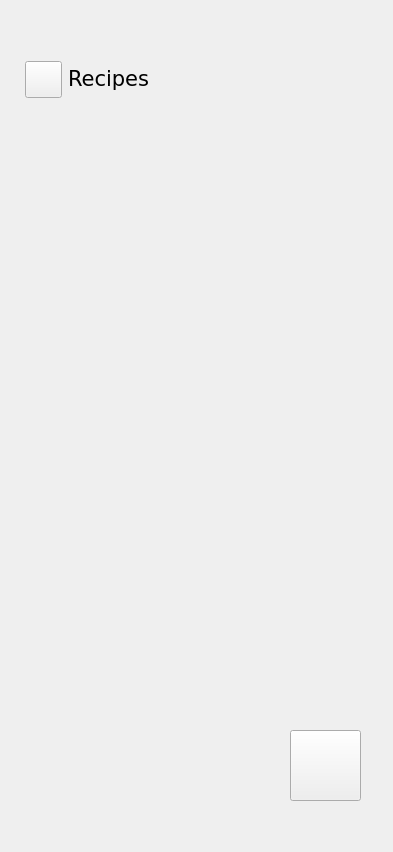
<?xml version="1.0" encoding="UTF-8"?>
<ui version="4.0">
 <class>RecipeMain</class>
 <widget class="QMainWindow" name="RecipeMain">
  <property name="geometry">
   <rect>
    <x>0</x>
    <y>0</y>
    <width>393</width>
    <height>852</height>
   </rect>
  </property>
  <property name="minimumSize">
   <size>
    <width>393</width>
    <height>852</height>
   </size>
  </property>
  <property name="maximumSize">
   <size>
    <width>393</width>
    <height>852</height>
   </size>
  </property>
  <property name="windowTitle">
   <string>MainWindow</string>
  </property>
  <widget class="QWidget" name="MainMenu">
   <property name="minimumSize">
    <size>
     <width>393</width>
     <height>852</height>
    </size>
   </property>
   <property name="maximumSize">
    <size>
     <width>393</width>
     <height>852</height>
    </size>
   </property>
   <widget class="QStackedWidget" name="RecipeList">
    <property name="geometry">
     <rect>
      <x>0</x>
      <y>0</y>
      <width>394</width>
      <height>851</height>
     </rect>
    </property>
    <property name="sizePolicy">
     <sizepolicy hsizetype="Preferred" vsizetype="Preferred">
      <horstretch>0</horstretch>
      <verstretch>0</verstretch>
     </sizepolicy>
    </property>
    <property name="currentIndex">
     <number>0</number>
    </property>
    <widget class="QWidget" name="page">
     <widget class="QPushButton" name="homeButton">
      <property name="geometry">
       <rect>
        <x>25</x>
        <y>61</y>
        <width>37</width>
        <height>37</height>
       </rect>
      </property>
      <property name="styleSheet">
       <string notr="true">border-image: url(:/images/backBttn.png);
</string>
      </property>
      <property name="text">
       <string/>
      </property>
     </widget>
     <widget class="QLabel" name="Recipes">
      <property name="geometry">
       <rect>
        <x>68</x>
        <y>58</y>
        <width>301</width>
        <height>41</height>
       </rect>
      </property>
      <property name="font">
       <font>
        <family>Verdana</family>
        <pointsize>16</pointsize>
       </font>
      </property>
      <property name="text">
       <string>Recipes</string>
      </property>
     </widget>
     <widget class="QPushButton" name="addButton">
      <property name="geometry">
       <rect>
        <x>290</x>
        <y>730</y>
        <width>71</width>
        <height>71</height>
       </rect>
      </property>
      <property name="styleSheet">
       <string notr="true">border-image: url(:/images/Group 22.png);</string>
      </property>
      <property name="text">
       <string/>
      </property>
     </widget>
     <widget class="QWidget" name="recipeList" native="true">
      <property name="geometry">
       <rect>
        <x>0</x>
        <y>128</y>
        <width>391</width>
        <height>673</height>
       </rect>
      </property>
      <property name="styleSheet">
       <string notr="true">
background:none;
background-color:transparent;</string>
      </property>
      <layout class="QGridLayout" name="gridLayout">
       <property name="leftMargin">
        <number>10</number>
       </property>
       <property name="topMargin">
        <number>10</number>
       </property>
       <property name="rightMargin">
        <number>10</number>
       </property>
       <property name="bottomMargin">
        <number>10</number>
       </property>
       <property name="spacing">
        <number>5</number>
       </property>
       <item row="0" column="0">
        <widget class="QScrollArea" name="scrollArea">
         <property name="styleSheet">
          <string notr="true">QScrollBar:vertical {
                border: none;
                background: #f0f0f0;
                width: 8px;
                margin: 10px 0 10px 0;
                border-radius: 4px;
            }
            QScrollBar::handle:vertical {
                background: #a0a0a0;
                min-height: 20px;
                border-radius: 4px;
            }
            QScrollBar::add-line:vertical, QScrollBar::sub-line:vertical {
                background: none;
            }
QScrollArea {
    border: none;
}

QScrollBar:horizontal {
    border: none;
    background: none;
    height: 0;
}
</string>
         </property>
         <property name="widgetResizable">
          <bool>true</bool>
         </property>
         <widget class="QWidget" name="scrollAreaWidgetContents">
          <property name="geometry">
           <rect>
            <x>0</x>
            <y>0</y>
            <width>371</width>
            <height>653</height>
           </rect>
          </property>
          <layout class="QGridLayout" name="gridLayout_2">
           <item row="0" column="0">
            <widget class="QWidget" name="recipeDisplay" native="true">
             <layout class="QGridLayout" name="gridLayout_5"/>
            </widget>
           </item>
          </layout>
         </widget>
        </widget>
       </item>
      </layout>
     </widget>
     <widget class="QLabel" name="label">
      <property name="geometry">
       <rect>
        <x>0</x>
        <y>0</y>
        <width>393</width>
        <height>852</height>
       </rect>
      </property>
      <property name="styleSheet">
       <string notr="true">border-image: url(:/images/Untitled design.png);</string>
      </property>
      <property name="text">
       <string/>
      </property>
     </widget>
     <zorder>label</zorder>
     <zorder>homeButton</zorder>
     <zorder>Recipes</zorder>
     <zorder>recipeList</zorder>
     <zorder>addButton</zorder>
    </widget>
    <widget class="QWidget" name="recipe">
     <widget class="QLabel" name="Recipes_2">
      <property name="geometry">
       <rect>
        <x>70</x>
        <y>58</y>
        <width>241</width>
        <height>41</height>
       </rect>
      </property>
      <property name="font">
       <font>
        <family>Verdana</family>
        <pointsize>16</pointsize>
       </font>
      </property>
      <property name="text">
       <string>Recipes</string>
      </property>
     </widget>
     <widget class="QPushButton" name="backButton_2">
      <property name="geometry">
       <rect>
        <x>25</x>
        <y>61</y>
        <width>37</width>
        <height>37</height>
       </rect>
      </property>
      <property name="styleSheet">
       <string notr="true">border-style: outset;
border-image: url(:/images/backBttn.png);
border: none;</string>
      </property>
      <property name="text">
       <string/>
      </property>
     </widget>
     <widget class="QLabel" name="photoDisplay">
      <property name="geometry">
       <rect>
        <x>100</x>
        <y>140</y>
        <width>196</width>
        <height>176</height>
       </rect>
      </property>
      <property name="styleSheet">
       <string notr="true">border-radius: 25px;
background: #8ad3de;</string>
      </property>
      <property name="text">
       <string/>
      </property>
     </widget>
     <widget class="QPushButton" name="editButton">
      <property name="geometry">
       <rect>
        <x>321</x>
        <y>63</y>
        <width>24</width>
        <height>24</height>
       </rect>
      </property>
      <property name="styleSheet">
       <string notr="true">border-image: url(:/images/Group.png);</string>
      </property>
      <property name="text">
       <string/>
      </property>
     </widget>
     <widget class="QLabel" name="Recipes_3">
      <property name="geometry">
       <rect>
        <x>44</x>
        <y>345</y>
        <width>301</width>
        <height>31</height>
       </rect>
      </property>
      <property name="font">
       <font>
        <family>Verdana</family>
        <pointsize>12</pointsize>
       </font>
      </property>
      <property name="text">
       <string>Ingredients</string>
      </property>
     </widget>
     <widget class="QLabel" name="Recipes_5">
      <property name="geometry">
       <rect>
        <x>40</x>
        <y>530</y>
        <width>301</width>
        <height>23</height>
       </rect>
      </property>
      <property name="font">
       <font>
        <family>Verdana</family>
        <pointsize>12</pointsize>
       </font>
      </property>
      <property name="text">
       <string>Procedure</string>
      </property>
     </widget>
     <widget class="QListWidget" name="viewIngredients">
      <property name="geometry">
       <rect>
        <x>40</x>
        <y>380</y>
        <width>311</width>
        <height>121</height>
       </rect>
      </property>
      <property name="styleSheet">
       <string notr="true">QListWidget {
		padding: 2px;
        border: 5px solid #D9D9D9;
        border-radius: 5px; /* Optional: to add border radius */
    }
    QScrollBar:vertical {
        background: #FFFFFF; /* Scrollbar background color */
        width: 10px; /* Width of the vertical scrollbar */
        margin: 0px 0px 0px 0px; /* Optional: adjust margins */
    }
    QScrollBar::handle:vertical {
        border-radius: 5px; /* Border radius for the scrollbar handle */
        background: #898989; /* Scrollbar handle color */
        min-height: 20px; /* Minimum height of the scrollbar handle */
    }
    QScrollBar::add-line:vertical {
        border: none; /* Optional: remove the line above the scrollbar */
        background: none;
    }
    QScrollBar::sub-line:vertical {
        border: none; /* Optional: remove the line below the scrollbar */
        background: none;
}</string>
      </property>
      <item>
       <property name="text">
        <string>fadsf</string>
       </property>
      </item>
      <item>
       <property name="text">
        <string>fdasf</string>
       </property>
      </item>
      <item>
       <property name="text">
        <string>dsaf</string>
       </property>
      </item>
      <item>
       <property name="text">
        <string>ads</string>
       </property>
      </item>
      <item>
       <property name="text">
        <string>fads</string>
       </property>
      </item>
      <item>
       <property name="text">
        <string>fads</string>
       </property>
      </item>
      <item>
       <property name="text">
        <string>f</string>
       </property>
      </item>
      <item>
       <property name="text">
        <string>adsf</string>
       </property>
      </item>
      <item>
       <property name="text">
        <string>a</string>
       </property>
      </item>
     </widget>
     <widget class="QPlainTextEdit" name="viewProcedures">
      <property name="geometry">
       <rect>
        <x>40</x>
        <y>560</y>
        <width>311</width>
        <height>241</height>
       </rect>
      </property>
      <property name="styleSheet">
       <string notr="true">QPlainTextEdit {
		padding: 2px;
        border: 5px solid #D9D9D9;
        border-radius: 5px; /* Optional: to add border radius */
    }
    QScrollBar:vertical {
        background: #FFFFFF; /* Scrollbar background color */
        width: 10px; /* Width of the vertical scrollbar */
        margin: 0px 0px 0px 0px; /* Optional: adjust margins */
    }
    QScrollBar::handle:vertical {
        border-radius: 5px; /* Border radius for the scrollbar handle */
        background: #898989; /* Scrollbar handle color */
        min-height: 20px; /* Minimum height of the scrollbar handle */
    }
    QScrollBar::add-line:vertical {
        border: none; /* Optional: remove the line above the scrollbar */
        background: none;
    }
    QScrollBar::sub-line:vertical {
        border: none; /* Optional: remove the line below the scrollbar */
        background: none;
}</string>
      </property>
     </widget>
     <widget class="QLabel" name="label_2">
      <property name="geometry">
       <rect>
        <x>0</x>
        <y>0</y>
        <width>393</width>
        <height>852</height>
       </rect>
      </property>
      <property name="styleSheet">
       <string notr="true">border-image: url(:/images/Untitled design.png);</string>
      </property>
      <property name="text">
       <string/>
      </property>
     </widget>
     <zorder>label_2</zorder>
     <zorder>Recipes_2</zorder>
     <zorder>backButton_2</zorder>
     <zorder>photoDisplay</zorder>
     <zorder>editButton</zorder>
     <zorder>Recipes_3</zorder>
     <zorder>Recipes_5</zorder>
     <zorder>viewIngredients</zorder>
     <zorder>viewProcedures</zorder>
    </widget>
    <widget class="QWidget" name="add">
     <widget class="QPushButton" name="backButton">
      <property name="geometry">
       <rect>
        <x>29</x>
        <y>49</y>
        <width>37</width>
        <height>37</height>
       </rect>
      </property>
      <property name="styleSheet">
       <string notr="true">border-image: url(:/images/backBttn.png);</string>
      </property>
      <property name="text">
       <string/>
      </property>
     </widget>
     <widget class="QLabel" name="label_9">
      <property name="geometry">
       <rect>
        <x>33</x>
        <y>127</y>
        <width>151</width>
        <height>21</height>
       </rect>
      </property>
      <property name="font">
       <font>
        <family>Verdana</family>
        <pointsize>9</pointsize>
       </font>
      </property>
      <property name="text">
       <string>Recipe Name</string>
      </property>
     </widget>
     <widget class="QPushButton" name="deleteButton">
      <property name="geometry">
       <rect>
        <x>48</x>
        <y>734</y>
        <width>114</width>
        <height>41</height>
       </rect>
      </property>
      <property name="styleSheet">
       <string notr="true">border-image: url(:/images/Group 35.png);</string>
      </property>
      <property name="text">
       <string/>
      </property>
     </widget>
     <widget class="QLabel" name="Recipes_4">
      <property name="geometry">
       <rect>
        <x>81</x>
        <y>29</y>
        <width>288</width>
        <height>70</height>
       </rect>
      </property>
      <property name="font">
       <font>
        <family>Verdana</family>
        <pointsize>16</pointsize>
       </font>
      </property>
      <property name="text">
       <string>Add a new recipe</string>
      </property>
     </widget>
     <widget class="QPushButton" name="saveButton">
      <property name="geometry">
       <rect>
        <x>230</x>
        <y>734</y>
        <width>114</width>
        <height>41</height>
       </rect>
      </property>
      <property name="styleSheet">
       <string notr="true">
border-image: url(:/images/Group 68.png);</string>
      </property>
      <property name="text">
       <string/>
      </property>
     </widget>
     <widget class="QPlainTextEdit" name="inputRecipeName">
      <property name="geometry">
       <rect>
        <x>33</x>
        <y>150</y>
        <width>326</width>
        <height>30</height>
       </rect>
      </property>
      <property name="font">
       <font>
        <family>Verdana</family>
       </font>
      </property>
      <property name="styleSheet">
       <string notr="true">	border-radius: 10px;
	border: none;
    background-color: #d9d9d9;
    padding: 2px;</string>
      </property>
      <property name="plainText">
       <string/>
      </property>
     </widget>
     <widget class="QLabel" name="label_10">
      <property name="geometry">
       <rect>
        <x>33</x>
        <y>185</y>
        <width>151</width>
        <height>21</height>
       </rect>
      </property>
      <property name="font">
       <font>
        <family>Verdana</family>
        <pointsize>9</pointsize>
       </font>
      </property>
      <property name="text">
       <string>Ingredients</string>
      </property>
     </widget>
     <widget class="QLabel" name="label_11">
      <property name="geometry">
       <rect>
        <x>33</x>
        <y>420</y>
        <width>101</width>
        <height>23</height>
       </rect>
      </property>
      <property name="font">
       <font>
        <family>Verdana</family>
        <pointsize>9</pointsize>
       </font>
      </property>
      <property name="text">
       <string>Procedure</string>
      </property>
     </widget>
     <widget class="QPlainTextEdit" name="inputProcedure">
      <property name="geometry">
       <rect>
        <x>33</x>
        <y>443</y>
        <width>326</width>
        <height>171</height>
       </rect>
      </property>
      <property name="font">
       <font>
        <family>Verdana</family>
       </font>
      </property>
      <property name="styleSheet">
       <string notr="true">QPlainTextEdit{
border: 5px solid #D9D9D9;
border-radius: 8px;
padding: 2px;
}
QScrollBar:vertical {
        background: #FFFFFF; /* Scrollbar background color */
        width: 10px; /* Width of the vertical scrollbar */
        margin: 0px 0px 0px 0px; /* Optional: adjust margins */
    }
    QScrollBar::handle:vertical {
        border-radius: 5px; /* Border radius for the scrollbar handle */
        background: #898989; /* Scrollbar handle color */
        min-height: 20px; /* Minimum height of the scrollbar handle */
    }
    QScrollBar::add-line:vertical {
        border: none; /* Optional: remove the line above the scrollbar */
        background: none;
    }
    QScrollBar::sub-line:vertical {
        border: none; /* Optional: remove the line below the scrollbar */
        background: none;
}</string>
      </property>
      <property name="plainText">
       <string/>
      </property>
     </widget>
     <widget class="QLabel" name="label_12">
      <property name="geometry">
       <rect>
        <x>33</x>
        <y>638</y>
        <width>141</width>
        <height>23</height>
       </rect>
      </property>
      <property name="font">
       <font>
        <family>Verdana</family>
        <pointsize>9</pointsize>
       </font>
      </property>
      <property name="text">
       <string>Add Picture</string>
      </property>
     </widget>
     <widget class="QPushButton" name="addPhoto">
      <property name="geometry">
       <rect>
        <x>320</x>
        <y>660</y>
        <width>32</width>
        <height>32</height>
       </rect>
      </property>
      <property name="styleSheet">
       <string notr="true">border-image: url(:/images/image 9.png);</string>
      </property>
      <property name="text">
       <string/>
      </property>
     </widget>
     <widget class="QPushButton" name="addIngredient">
      <property name="geometry">
       <rect>
        <x>290</x>
        <y>210</y>
        <width>71</width>
        <height>31</height>
       </rect>
      </property>
      <property name="styleSheet">
       <string notr="true">border-image: url(:/images/Group 140.png);</string>
      </property>
      <property name="text">
       <string/>
      </property>
     </widget>
     <widget class="QPlainTextEdit" name="inputIngredient">
      <property name="geometry">
       <rect>
        <x>33</x>
        <y>209</y>
        <width>251</width>
        <height>30</height>
       </rect>
      </property>
      <property name="font">
       <font>
        <family>Verdana</family>
       </font>
      </property>
      <property name="styleSheet">
       <string notr="true">	border-radius: 10px;
	border: none;
    background-color: #d9d9d9;
    padding: 2px;</string>
      </property>
      <property name="plainText">
       <string/>
      </property>
      <property name="centerOnScroll">
       <bool>true</bool>
      </property>
     </widget>
     <widget class="QListWidget" name="listIngredient">
      <property name="geometry">
       <rect>
        <x>33</x>
        <y>249</y>
        <width>326</width>
        <height>107</height>
       </rect>
      </property>
      <property name="font">
       <font>
        <family>Verdana</family>
       </font>
      </property>
      <property name="styleSheet">
       <string notr="true">QListWidget {
        border: 5px solid #D9D9D9;
        border-radius: 5px; /* Optional: to add border radius */
    }
    QScrollBar:vertical {
        background: #FFFFFF; /* Scrollbar background color */
        width: 10px; /* Width of the vertical scrollbar */
        margin: 0px 0px 0px 0px; /* Optional: adjust margins */
    }
    QScrollBar::handle:vertical {
        border-radius: 5px; /* Border radius for the scrollbar handle */
        background: #898989; /* Scrollbar handle color */
        min-height: 20px; /* Minimum height of the scrollbar handle */
    }
    QScrollBar::add-line:vertical {
        border: none; /* Optional: remove the line above the scrollbar */
        background: none;
    }
    QScrollBar::sub-line:vertical {
        border: none; /* Optional: remove the line below the scrollbar */
        background: none;
}</string>
      </property>
     </widget>
     <widget class="QPushButton" name="deleteIngredient">
      <property name="geometry">
       <rect>
        <x>33</x>
        <y>363</y>
        <width>326</width>
        <height>31</height>
       </rect>
      </property>
      <property name="styleSheet">
       <string notr="true">border-image: url(:/images/Group 141.png);</string>
      </property>
      <property name="text">
       <string/>
      </property>
     </widget>
     <widget class="QPlainTextEdit" name="photoName">
      <property name="geometry">
       <rect>
        <x>33</x>
        <y>660</y>
        <width>281</width>
        <height>30</height>
       </rect>
      </property>
      <property name="font">
       <font>
        <family>Verdana</family>
       </font>
      </property>
      <property name="styleSheet">
       <string notr="true">QPlainTextEdit {
	border-radius: 10px;
	border: none;
    background-color: #d9d9d9;
    padding: 2px;
}

QScrollBar:vertical {
    background: #d9d9d9; /* Scrollbar background color */
        width: 10px; /* Width of the vertical scrollbar */
        margin: 0px 0px 0px 0px; /* Optional: adjust margins */
}

QScrollBar::handle:vertical {
    border-radius: 5px; /* Border radius for the scrollbar handle */
    background: #FFFFFF; /* Scrollbar handle color */
    min-height: 20px; /* Minimum height of the scrollbar handle */
}

QScrollBar::add-line:vertical {
    border: none; /* Optional: remove the line above the scrollbar */
    background: none;
}

QScrollBar::sub-line:vertical {
    border: none; /* Optional: remove the line below the scrollbar */
    background: none;
}
</string>
      </property>
     </widget>
     <widget class="QLabel" name="label_3">
      <property name="geometry">
       <rect>
        <x>0</x>
        <y>-14</y>
        <width>393</width>
        <height>866</height>
       </rect>
      </property>
      <property name="styleSheet">
       <string notr="true">border-image: url(:/images/Untitled design.png);</string>
      </property>
      <property name="text">
       <string/>
      </property>
     </widget>
     <zorder>label_3</zorder>
     <zorder>backButton</zorder>
     <zorder>label_9</zorder>
     <zorder>deleteButton</zorder>
     <zorder>Recipes_4</zorder>
     <zorder>saveButton</zorder>
     <zorder>inputRecipeName</zorder>
     <zorder>label_10</zorder>
     <zorder>label_11</zorder>
     <zorder>inputProcedure</zorder>
     <zorder>label_12</zorder>
     <zorder>addPhoto</zorder>
     <zorder>addIngredient</zorder>
     <zorder>inputIngredient</zorder>
     <zorder>listIngredient</zorder>
     <zorder>deleteIngredient</zorder>
     <zorder>photoName</zorder>
    </widget>
   </widget>
  </widget>
 </widget>
 <resources>
  <include location="assets/assets.qrc"/>
 </resources>
 <connections/>
</ui>
